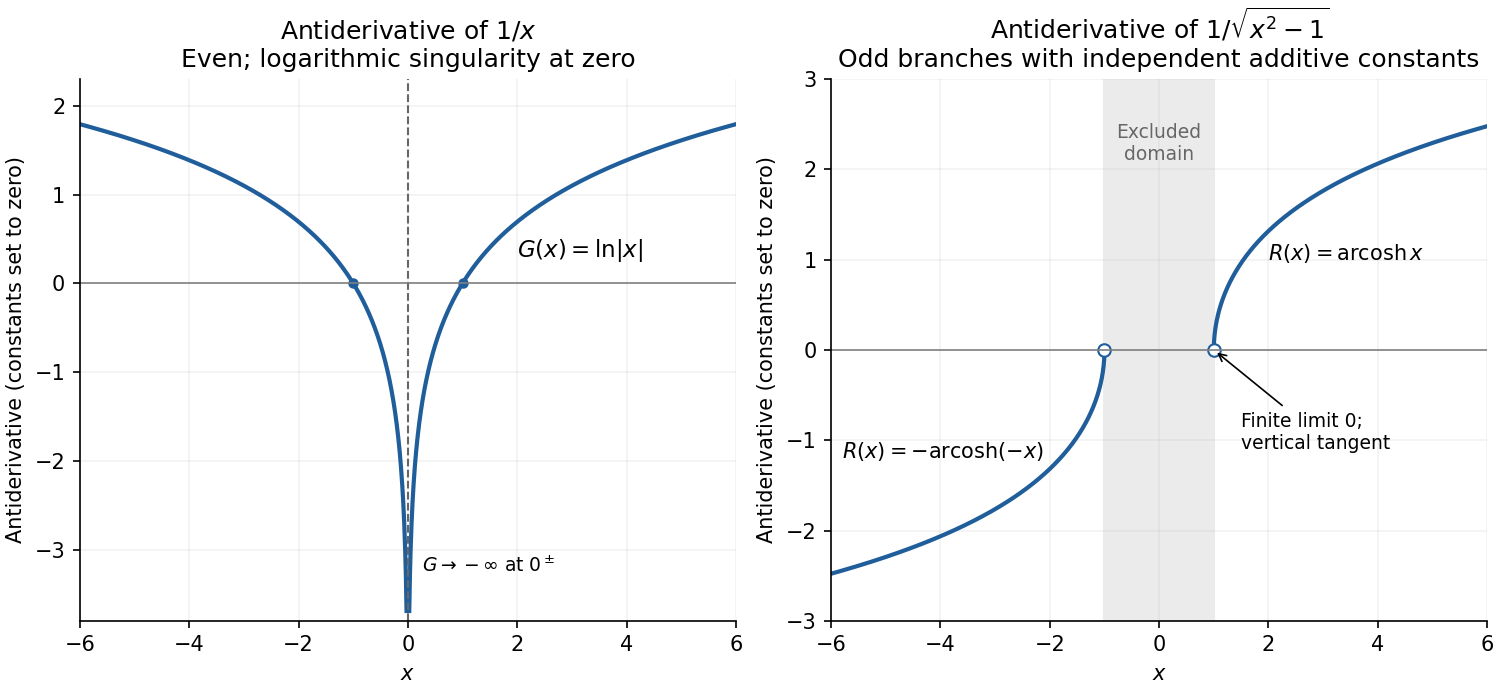

Python code for this plot:
"""Original real antiderivative branch plots. Python 3.14.4; root pyproject.toml deps.

Run from the desired output directory; writes the PNG basename into cwd.
"""
from pathlib import Path

import matplotlib
matplotlib.use("Agg")
import matplotlib.pyplot as plt
import numpy as np


def main():
    fig,axes=plt.subplots(1,2,figsize=(10,4.6),layout="constrained",facecolor="white")
    ax=axes[0]
    x=np.linspace(.025,6,1000)
    ax.plot(x,np.log(x),color="#205e9b",lw=2)
    ax.plot(-x,np.log(x),color="#205e9b",lw=2)
    ax.axvline(0,color="0.4",ls="--",lw=1)
    ax.plot([-1,1],[0,0],"o",color="#205e9b",ms=4)
    ax.text(2,.3,"$G(x)=\\ln|x|$",fontsize=11)
    ax.text(.25,-3.25,"$G\\to-\\infty$ at $0^\\pm$",fontsize=9)
    ax.set(ylim=(-3.8,2.3),title="Antiderivative of $1/x$\nEven; logarithmic singularity at zero")
    ax=axes[1]
    x=np.linspace(1.0001,6,1000)
    y=np.arccosh(x)
    ax.axvspan(-1,1,color="0.92",zorder=-1)
    ax.plot(x,y,color="#205e9b",lw=2)
    ax.plot(-x,-y,color="#205e9b",lw=2)
    ax.plot([-1,1],[0,0],"o",mfc="white",mec="#205e9b",ms=6)
    ax.text(2,1,"$R(x)=\\operatorname{arcosh}x$",fontsize=10)
    ax.text(-5.8,-1.2,"$R(x)=-\\operatorname{arcosh}(-x)$",fontsize=10)
    ax.annotate("Finite limit 0;\nvertical tangent",(1,0),(1.5,-1.1),fontsize=9,arrowprops={"arrowstyle":"->","lw":.8})
    ax.text(0,2.1,"Excluded\ndomain",ha="center",fontsize=9,color="0.4")
    ax.set(ylim=(-3,3),title=r"Antiderivative of $1/\sqrt{x^2-1}$"+"\nOdd branches with independent additive constants")
    for ax in axes:
        ax.set(xlim=(-6,6),xlabel="$x$",ylabel="Antiderivative (constants set to zero)")
        ax.axhline(0,color="0.5",lw=.8)
        ax.set_facecolor("white")
        ax.spines[["top","right"]].set_visible(False)
        ax.grid(alpha=.16)
    fig.savefig(Path(__file__).with_suffix(".png").name,dpi=150,facecolor="white")
    plt.close(fig)


if __name__=="__main__":
    main()
